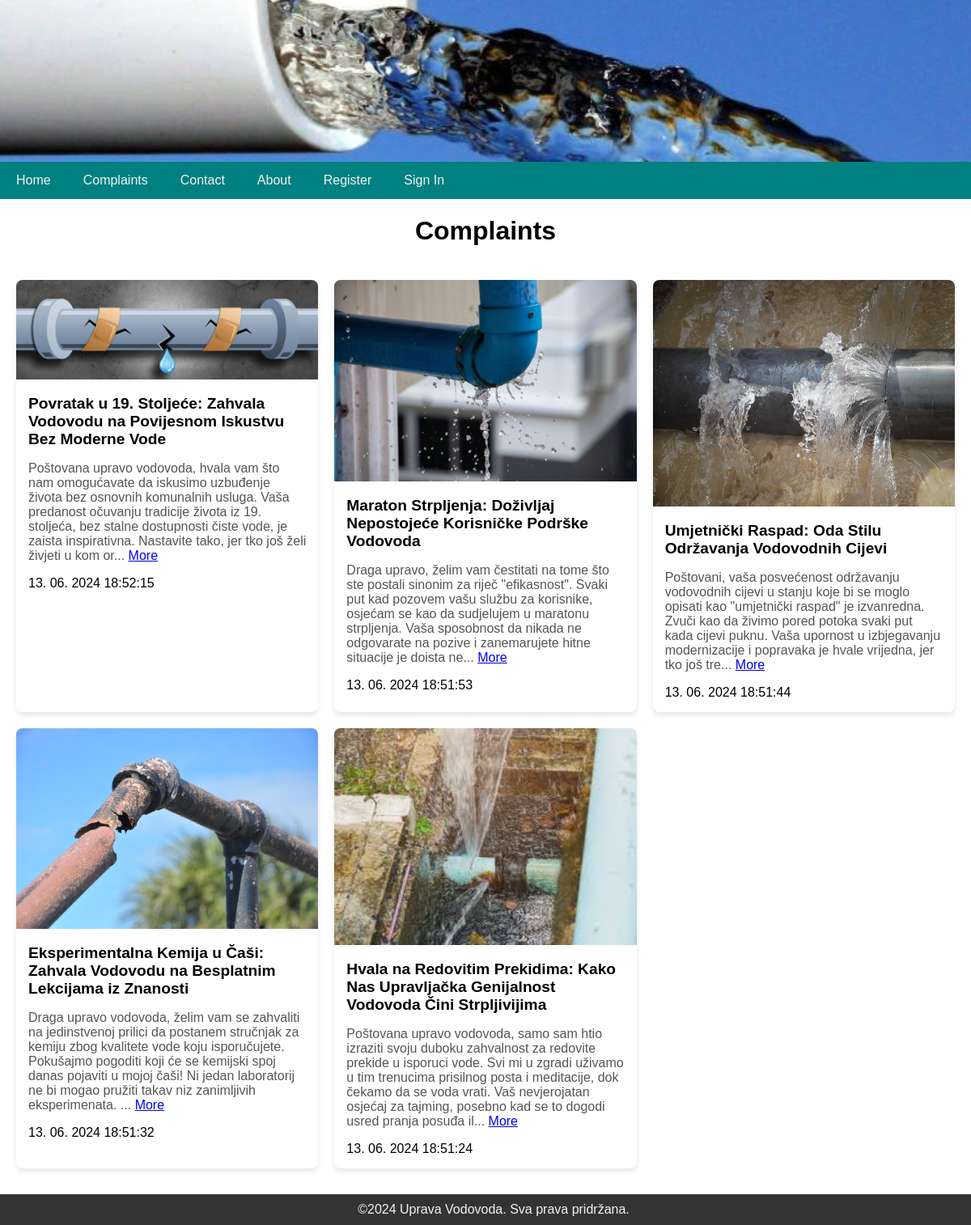
/index.php?menu=2, run on the app's committed database.
### tables this page shows
CREATE TABLE `complaints` (
  `id` int(11) NOT NULL,
  `title` varchar(255) NOT NULL,
  `description` mediumtext NOT NULL,
  `date` timestamp NOT NULL DEFAULT current_timestamp() ON UPDATE current_timestamp(),
  `picture` varchar(255) NOT NULL,
  `consider` enum('N') NOT NULL
);

### extra.php (called while the page is built)
<?php
	function pickerDateToMysql($pickerDate){
		$date = DateTime::createFromFormat('Y-m-d H:i:s', $pickerDate);
		return $date->format('d. m. Y H:i:s');
	}
?>

### complaints.php (the view, shortened to what this page needs)
<?php
	if (isset($action) && $action != '') {
		$stmt = $MySQL->prepare("SELECT * FROM complaints WHERE id = ?");
		$stmt->bind_param("i", $_GET['action']);
		$stmt->execute();
		$result = $stmt->get_result();
		$row = $result->fetch_array();
		$stmt->close();
			print '
			<div class="complaints">
			<h2>' . $row['title'] . '</h2>
			<p>'  . $row['description'] . '</p>
			<time datetime="' . $row['date'] . '">' . pickerDateToMysql($row['date']) . '</time>
			<img src="complaint_images/' . $row['picture'] . '" alt="' . $row['title'] . '" title="' . $row['title'] . '">
				<hr>
			</div>';
	}
	else {
		print '<h1>Complaints</h1>';
		$stmt = $MySQL->prepare("SELECT * FROM complaints ORDER BY date DESC");
		$stmt->execute();
		$result = $stmt->get_result();
		print '<div class="container">';
		while($row = @mysqli_fetch_array($result)) {
			print '
			<div class="complaint-item">
				<img src="complaint_images/' . $row['picture'] . '" alt="' . $row['title'] . '" title="' . $row['title'] . '">
				<div class="content">
                    <h2 class = title>' . $row['title'] . '</h2>';
                    print '<p class="description">';
				    if(strlen($row['description']) > 300) {
					    echo substr(strip_tags($row['description']), 0, 300).'... <a href="index.php?menu=' . $menu . '&amp;action=' . $row['id'] . '">More</a>';
				    } else {
					    echo strip_tags($row['description']);
				    }
                    print '</p>';
				    print '
				    <time datetime="' . $row['date'] . '">' . pickerDateToMysql($row['date']) . '</time>
				</div>
			</div>';
		}
        print '</div>';
	}
?>

### index.php (shortened to what this page needs)
<?php
    if(isset($_GET['menu'])) { $menu   = (int)$_GET['menu']; }
	include ("connectdb.php");
    include ("extra.php");
print '
<!DOCTYPE html>
<!DOCTYPE html>
<html lang="hr">
<head>
    <meta charset="UTF-8">
    <meta name="viewport" content="width=device-width, initial-scale=1.0">
    <title>Uprava Vodovoda</title>
    <link rel="stylesheet" href="./style.css">
</head>
<body>
	<header>
		<div'; if ($menu > 1) { print ' class="banner-image"'; } else { print ' class="banner-image-main"'; }  print '></div>
		<div class=navbar>';
			include("menu.php");
		print '</div>
	</header>
	<main>';
	if (!isset($menu) || $menu == 1) { include("home.php");
    }
	else if ($menu == 2) { include("complaints.php"); }
	print '
	</main>
	<footer class=footer>
		&copy;'. date("Y").'  Uprava Vodovoda. Sva prava pridržana.
	</footer>
</body>
</html>';
?>

### menu.php
<?php
	print '
		<a href="index.php?menu=1">Home</a>
		<a href="index.php?menu=2">Complaints</a>
		<a href="index.php?menu=3">Contact</a>
		<a href="index.php?menu=4">About</a>';
		if (!isset($_SESSION['user']['valid']) || $_SESSION['user']['valid'] == 'false') {
			print '
			<a href="index.php?menu=5">Register</a>
			<a href="index.php?menu=6">Sign In</a>';
		}
		else if ($_SESSION['user']['valid'] == 'true') {
			print '
			<a href="index.php?menu=7">Admin</a>
			<a href="signout.php">Sign Out</a>';
		}
?>

### style.css (style rules this page uses)
body { font-family: Arial, sans-serif; margin: 0; padding: 0; }
.navbar { background-color: #008080; overflow: hidden; }
.navbar a { float: left; display: block; color: #f2f2f2; text-align: center; padding: 14px 20px; text-decoration: none; }
.content { padding: 100px; }
.footer { background-color: #333; color: #f2f2f2; text-align: center; padding: 10px; position: fixed; bottom: 0; width: 100%; }
.banner-image { background-image: url("./imgs/cijev.jpg"); background-position: center; background-repeat: no-repeat; background-size: cover; position: relative; height: 200px; }
.container { display: grid; grid-template-columns: repeat(auto-fill, minmax(300px, 1fr)); gap: 20px; padding: 20px; max-width: 1200px; margin: 0 auto; margin-bottom: 50px; }
.complaint-item { background-color: #fff; border-radius: 8px; box-shadow: 0 4px 6px rgba(0, 0, 0, 0.1); overflow: hidden; }
.complaint-item img { width: 100%; height: auto; }
.complaint-item .content { padding: 15px; }
.complaint-item .title { font-size: 1.2em; margin: 0 0 10px; }
.complaint-item .description { font-size: 1em; color: #555; }
h1 { text-align: center; }

### data on the page
complaints: picture (picture), title "Povratak u 19. Stoljeće: Zahvala Vodovodu na Povijesnom Iskustvu Bez Moderne Vode", description "Poštovana upravo vodovoda, hvala vam što nam omogućavate da iskusimo uzbuđenje života bez osnovnih komunalnih usluga. Vaša predanost očuvanju tradicije života iz 19. stoljeća, bez stalne dostupnosti čiste vode, je zaista inspirativna. Nastavite tako, jer tko još želi živjeti u kom or", date "13. 06. 2024 18:52:15"
complaints: picture (picture), title "Maraton Strpljenja: Doživljaj Nepostojeće Korisničke Podrške Vodovoda", description "Draga upravo, želim vam čestitati na tome što ste postali sinonim za riječ \"efikasnost\". Svaki put kad pozovem vašu službu za korisnike, osjećam se kao da sudjelujem u maratonu strpljenja. Vaša sposobnost da nikada ne odgovarate na pozive i zanemarujete hitne situacije je doista ne", date "13. 06. 2024 18:51:53"
complaints: picture (picture), title "Umjetnički Raspad: Oda Stilu Održavanja Vodovodnih Cijevi", description "Poštovani, vaša posvećenost održavanju vodovodnih cijevi u stanju koje bi se moglo opisati kao \"umjetnički raspad\" je izvanredna. Zvuči kao da živimo pored potoka svaki put kada cijevi puknu. Vaša upornost u izbjegavanju modernizacije i popravaka je hvale vrijedna, jer tko još tre", date "13. 06. 2024 18:51:44"
complaints: picture (picture), title "Eksperimentalna Kemija u Čaši: Zahvala Vodovodu na Besplatnim Lekcijama iz Znanosti", description "Draga upravo vodovoda, želim vam se zahvaliti na jedinstvenoj prilici da postanem stručnjak za kemiju zbog kvalitete vode koju isporučujete. Pokušajmo pogoditi koji će se kemijski spoj danas pojaviti u mojoj čaši! Ni jedan laboratorij ne bi mogao pružiti takav niz zanimljivih eksperimenata.", date "13. 06. 2024 18:51:32"
complaints: picture (picture), title "Hvala na Redovitim Prekidima: Kako Nas Upravljačka Genijalnost Vodovoda Čini Strpljivijima", description "Poštovana upravo vodovoda, samo sam htio izraziti svoju duboku zahvalnost za redovite prekide u isporuci vode. Svi mi u zgradi uživamo u tim trenucima prisilnog posta i meditacije, dok čekamo da se voda vrati. Vaš nevjerojatan osjećaj za tajming, posebno kad se to dogodi usred pranja posuđa il", date "13. 06. 2024 18:51:24"
